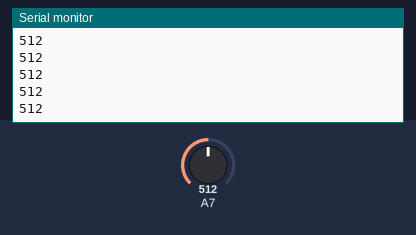
Bench run of a sketch on a simulated Arduino Nano, built with avr-gcc and run on an emulated ATmega328P. On the bench: the last lines printed to the serial monitor. Inputs (shaded band) come from the test bench; at power-on: A7 = 512.

Above: at 1.2 s.
1.3 s: A7 set to 716
At 1.8 s:
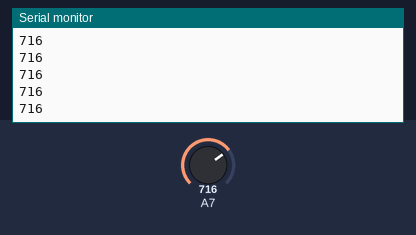
2.8 s: A7 set to 900
At 3.8 s:
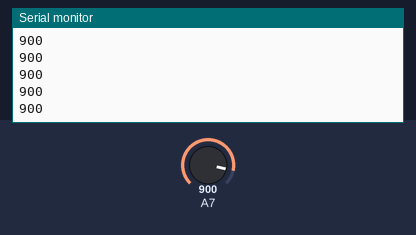
Timing chart, 0 to 5.8 s (numbered marks = the images above; inputs shaded):
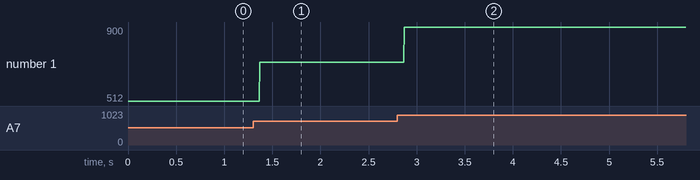

Measured:
- after the input at 1.3 s, the serial monitor: prints a new line after 0.07 s (image 1)
- after the input at 2.8 s, the serial monitor: prints a new line after 0.07 s (image 2)
- plotted number 1: 512 → 716 after the input at 1.3 s, 716 → 900 after the input at 2.8 s

The sketch:

PIR.ino
```cpp
volatile byte intruder;
void setup()
{
  Serial.begin(9600);
  pinMode(A7, INPUT);
}
void loop()
{
  Serial.println(analogRead(A7));
}
```
